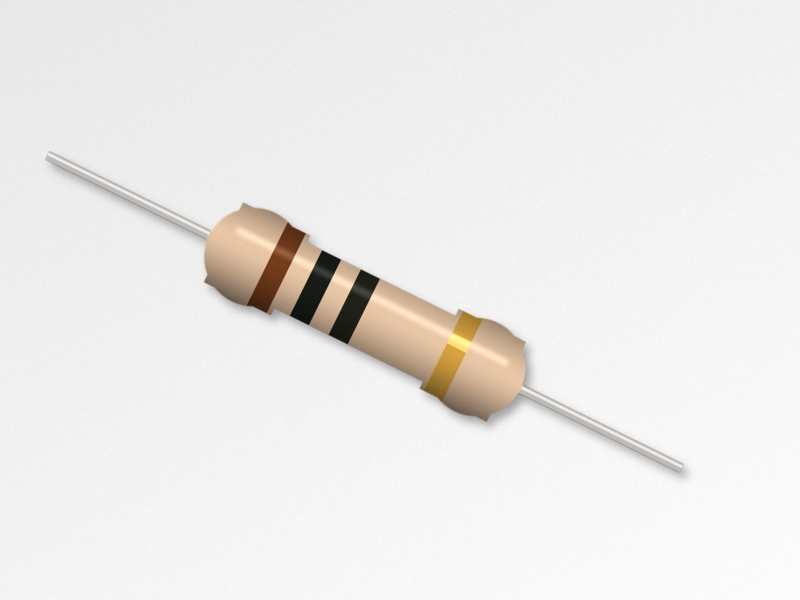
#> input picture images/IMG_001.jpg, 1600 x 1200 px (shown at 1/2 size); its folder holds only this picture in this run
$ python detect.py
#> lines starting #> are read from the running program, lines starting #| are printed output that depends on the picture; after the words box and inside, x2 and y2 are one past the last pixel; in counts of white or black regions, pixels touching at a corner belong together
"""
detect.py — หาตัวต้านทานในภาพ แล้วแยกแถบสีออกมา

วิธีใช้:  python detect.py
  - อ่านภาพทุกไฟล์ในโฟลเดอร์ images/
  - บันทึกภาพผลลัพธ์ (ตีกรอบแถบสีที่เจอ) ไว้ในโฟลเดอร์ output/
  - บันทึกค่าสีของแต่ละแถบ (HSV และ Lab) ไว้ใน dataset/bands.csv
    ถ้ามีไฟล์ images/labels.csv จะใส่ชื่อสีที่ถูกต้องให้ด้วย (ใช้เทรน KNN)
"""
import csv
import glob
import os

import cv2
import numpy as np

IMAGE_DIR = "images"
OUTPUT_DIR = "output"
DATASET_DIR = "dataset"


# ---------------------------------------------------------------------------
# ขั้นที่ 1: หาตัวต้านทานในภาพ
# ---------------------------------------------------------------------------
def find_resistor(img):
    """คืนค่ากรอบสี่เหลี่ยมเอียง (minAreaRect) ของตัวต้านทาน หรือ None ถ้าไม่เจอ"""
    lab = cv2.cvtColor(cv2.GaussianBlur(img, (5, 5), 0), cv2.COLOR_BGR2LAB).astype(np.float32)

    # สีพื้นหลัง = ค่ากลางของพิกเซลรอบขอบภาพ (กระดาษขาว)
    border = np.concatenate([lab[:20].reshape(-1, 3), lab[-20:].reshape(-1, 3),
                             lab[:, :20].reshape(-1, 3), lab[:, -20:].reshape(-1, 3)])
    bg = np.median(border, axis=0)

    # พิกเซลที่สีต่างจากพื้นหลังมาก = วัตถุ (ตัวต้านทาน + ขา)
    diff = np.linalg.norm(lab - bg, axis=2)
    mask = (diff > 25).astype(np.uint8) * 255

    # ลบขาโลหะที่บาง ๆ ออก: ขนาด kernel ปรับตามความหนาของตัวต้านทาน
    # (หาความหนาจาก distance transform = ระยะจากขอบถึงกลางตัว)
    mask = cv2.morphologyEx(mask, cv2.MORPH_CLOSE, np.ones((7, 7), np.uint8))
    half_thick = cv2.distanceTransform(mask, cv2.DIST_L2, 5).max()
    k = max(9, int(half_thick * 0.9) | 1)
    kernel = cv2.getStructuringElement(cv2.MORPH_ELLIPSE, (k, k))
    mask = cv2.morphologyEx(mask, cv2.MORPH_OPEN, kernel)

    contours, _ = cv2.findContours(mask, cv2.RETR_EXTERNAL, cv2.CHAIN_APPROX_SIMPLE)
    if not contours:
        return None
    biggest = max(cv2.contourArea(c) for c in contours)
    if biggest < 0.005 * img.shape[0] * img.shape[1]:
        return None
    # แถบสีขาว/เทาที่สีใกล้กระดาษอาจทำให้ตัวต้านทานขาดเป็นหลายชิ้น
    # จึงรวมทุกชิ้นที่ใหญ่พอ แล้วหากรอบที่ครอบทั้งหมด
    pieces = [c for c in contours if cv2.contourArea(c) > 0.05 * biggest]
    return cv2.minAreaRect(np.vstack(pieces))


# ---------------------------------------------------------------------------
# ขั้นที่ 2: หมุนให้ตัวต้านทานวางแนวนอน แล้วตัดเฉพาะส่วนตัว
# ---------------------------------------------------------------------------
def straighten(img, rect):
    (cx, cy), (w, h), angle = rect
    if w < h:                      # ให้ด้านยาวเป็นแนวนอนเสมอ
        w, h = h, w
        angle += 90
    M = cv2.getRotationMatrix2D((cx, cy), angle, 1.0)
    rotated = cv2.warpAffine(img, M, (img.shape[1], img.shape[0]),
                             flags=cv2.INTER_CUBIC, borderMode=cv2.BORDER_REPLICATE)
    crop = cv2.getRectSubPix(rotated, (int(w), int(h)), (cx, cy))
    return crop, M


# ---------------------------------------------------------------------------
# ขั้นที่ 3: หาแถบสีจากโปรไฟล์สีตามแนวยาว
# ---------------------------------------------------------------------------
def find_bands(body):
    """คืนรายการช่วง (x_start, x_end) ของแต่ละแถบ เรียงจากแถบที่ 1 ถึงแถบสุดท้าย"""
    h, w = body.shape[:2]
    # ใช้เฉพาะแถบกลางของตัว (ตัดขอบบน-ล่างที่มีเงาและแสงสะท้อนออก)
    strip = body[int(h * 0.30): int(h * 0.70)]
    lab = cv2.cvtColor(strip, cv2.COLOR_BGR2LAB).astype(np.float32)
    profile = np.median(lab, axis=0)                    # สีเฉลี่ยของแต่ละคอลัมน์
    profile = cv2.GaussianBlur(profile.reshape(1, -1, 3), (1, 5), 0).reshape(-1, 3)

    # สีเนื้อตัวต้านทาน = ค่ากลางของโปรไฟล์ (แถบสีกินพื้นที่ไม่ถึงครึ่ง)
    inner = profile[int(w * 0.08): int(w * 0.92)]
    body_color = np.median(inner, axis=0)
    # เน้นความต่างของ "เฉดสี" (a, b) มากกว่าความสว่าง (L) เพราะแถบขาว/เทา/เงิน
    # สว่างใกล้เคียงเนื้อตัวต้านทาน แต่ไม่มีสีเหลืองอมส้มเหมือนเนื้อตัว
    weight = np.array([1.0, 2.0, 2.0])
    dist = np.linalg.norm((profile - body_color) * weight, axis=1)

    # ตัดปลายทั้งสองข้าง (ส่วนโค้งของหัวตัวต้านทาน) ไม่ให้นับเป็นแถบ
    margin = int(w * 0.06)
    dist[:margin] = 0
    dist[-margin:] = 0

    is_band = dist > 24
    bands, start = [], None
    for x, on in enumerate(is_band):
        if on and start is None:
            start = x
        elif not on and start is not None:
            if x - start >= w * 0.025:                  # กว้างพอที่จะเป็นแถบจริง
                bands.append((start, x))
            start = None

    # แถบค่าความคลาดเคลื่อน (แถบสุดท้าย) อยู่ห่างจากแถบอื่นมากที่สุด
    # ถ้าช่องว่างที่กว้างที่สุดอยู่ด้านซ้าย แปลว่าภาพกลับด้าน -> กลับลำดับ
    if len(bands) >= 3:
        gaps = [bands[i + 1][0] - bands[i][1] for i in range(len(bands) - 1)]
        if np.argmax(gaps) == 0:
            bands = [(w - e, w - s) for s, e in reversed(bands)]
            body = cv2.flip(body, 1)
    return bands, body


def band_features(body, band):
    """คืนค่าสีเฉลี่ยของแถบ: H, S, V และ L, a, b"""
    h = body.shape[0]
    s, e = band
    pad = max(1, (e - s) // 4)                          # ใช้เฉพาะส่วนกลางของแถบ
    patch = body[int(h * 0.35): int(h * 0.65), s + pad: e - pad]
    hsv = cv2.cvtColor(patch, cv2.COLOR_BGR2HSV).reshape(-1, 3)
    lab = cv2.cvtColor(patch, cv2.COLOR_BGR2LAB).reshape(-1, 3)
    return [*np.median(hsv, axis=0), *np.median(lab, axis=0)]


# ---------------------------------------------------------------------------
# โปรแกรมหลัก
# ---------------------------------------------------------------------------
def load_labels():
    path = os.path.join(IMAGE_DIR, "labels.csv")
    if not os.path.exists(path):
        return {}
    with open(path, encoding="utf-8-sig") as f:
        return {row["file"]: row for row in csv.DictReader(f)}


def main():
    os.makedirs(OUTPUT_DIR, exist_ok=True)
    os.makedirs(DATASET_DIR, exist_ok=True)
    labels = load_labels()
#> (reads images/labels.csv from the repository)
    files = sorted(glob.glob(os.path.join(IMAGE_DIR, "*.jpg")) +
                   glob.glob(os.path.join(IMAGE_DIR, "*.jpeg")) +
                   glob.glob(os.path.join(IMAGE_DIR, "*.png")))
    if not files:
        print(f"ไม่พบภาพในโฟลเดอร์ {IMAGE_DIR}/")
        return

    rows = []
    for path in files:
        name = os.path.basename(path)
        img = cv2.imread(path)
#> img is the input picture: shape (1200, 1600, 3); mean B, G, R 233.8, 235.5, 237.2
        rect = find_resistor(img)
#> in find_resistor, `lab = cv2.cvtColor(cv2.GaussianBlur(img, (5, 5), 0), cv2.COLOR_BGR2LAB..`:
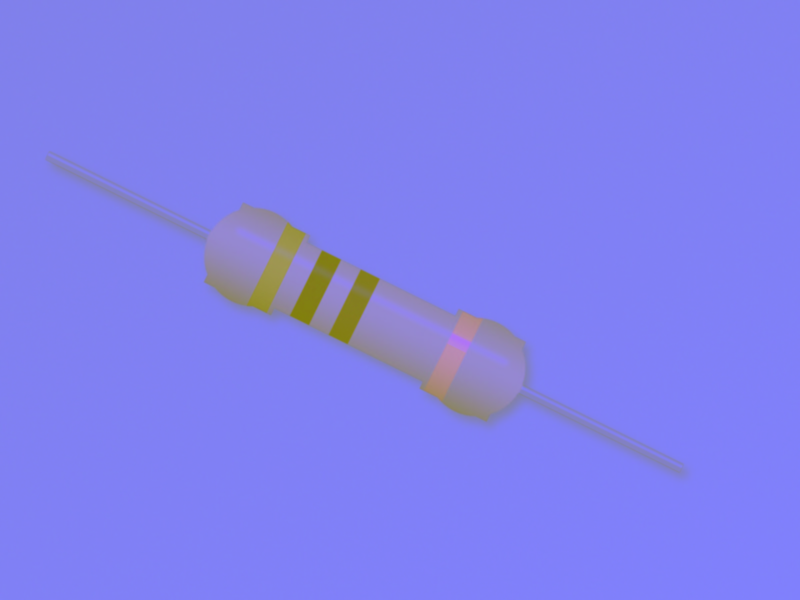
#> lab: shape (1200, 1600, 3) float32 (shown at 1/2 size); mean B, G, R 240.6, 128.3, 129
#> in find_resistor, `bg = np.median(border, axis=0)`: bg = [244, 128, 128]
#> in find_resistor, `mask = (diff > 25).astype(np.uint8) * 255`: mask: shape (1200, 1600); 7.1% white; 1 white region, box (x1, y1, x2, y2) and area: (90, 302, 1373, 955) 136382
#> in find_resistor, `mask = cv2.morphologyEx(mask, cv2.MORPH_CLOSE, np.ones((7, 7), np.uint..`:
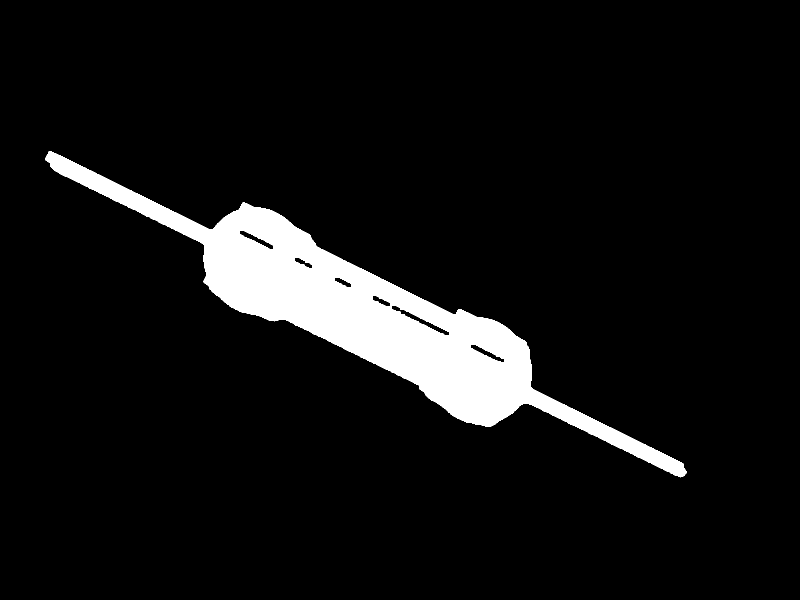
#> mask: shape (1200, 1600) (shown at 1/2 size); 7.3% white; 1 white region, box (x1, y1, x2, y2) and area: (90, 302, 1373, 955) 140381
#> in find_resistor, `half_thick = cv2.distanceTransform(mask, cv2.DIST_L2, 5).max()`: half_thick = 69.18
#> in find_resistor, `k = max(9, int(half_thick * 0.9) | 1)`: k = 63
#> in find_resistor, `kernel = cv2.getStructuringElement(cv2.MORPH_ELLIPSE, (k, k))`: kernel: shape (63, 63); values 0 (black) and 1 (white), 77.6% white; 4 black regions, box (x1, y1, x2, y2) and area: (0, 0, 31, 26) 222, (32, 0, 63, 26) 222, (0, 37, 31, 63) 222, (32, 37, 63, 63) 222
#> in find_resistor, `mask = cv2.morphologyEx(mask, cv2.MORPH_OPEN, kernel)`: mask: shape (1200, 1600); 4.9% white; 1 white region
#> in find_resistor, `contours, _ = cv2.findContours(mask, cv2.RETR_EXTERNAL, cv2.CHAIN_APPR..`: contours = 1 contour; box (x1, y1, x2, y2) and area: (407, 446, 1064, 853) 94070
#> in find_resistor, `biggest = max(cv2.contourArea(c) for c in contours)`: biggest = 94070
#> in find_resistor, `pieces = [c for c in contours if cv2.contourArea(c) > 0.05 * biggest]`: pieces has the same summary as contours
#> rect = ((733.6, 635.4), (200.2, 724.1), -63.86)
        if rect is None:
            print(f"{name}: ❌ หาตัวต้านทานไม่เจอ")
            continue

        body, _ = straighten(img, rect)
#> in straighten, `(cx, cy), (w, h), angle = rect`: cx = 733.6; cy = 635.4; w = 200.2; h = 724.1; angle = -63.86
#> in straighten, `w, h = h, w`: w = 724.1; h = 200.2
#> in straighten, `angle += 90`: angle = 26.14
#> in straighten, `M = cv2.getRotationMatrix2D((cx, cy), angle, 1.0)`: M = [[0.898, 0.441, -204.9], [-0.441, 0.898, 388.2]]
        bands, body = find_bands(body)
#> in find_bands, `lab = cv2.cvtColor(strip, cv2.COLOR_BGR2LAB).astype(np.float32)`:
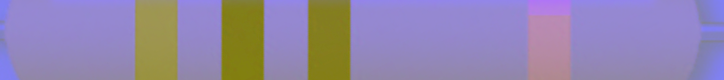
#> lab: shape (80, 724, 3) float32; mean B, G, R 170, 134.4, 147.1
#> in find_bands, `profile = np.median(lab, axis=0)`: profile = 724 rows, first 8: [234, 128, 128], [234.5, 128, 128], [234, 129, 128], [233.5, 128, 128], [232, 129, 128], [227, 128.5, 129], [221.5, 129, 132], [221.5, 130, 136]
#> in find_bands, `inner = profile[int(w * 0.08): int(w * 0.92)]`: inner = 609 rows, first 8: [201, 135, 148], [201, 135, 148], [200.5, 135, 148], [200, 135, 148], [200, 135, 148], [200, 135, 148], [199, 135, 148], [199, 135, 148]
#> in find_bands, `body_color = np.median(inner, axis=0)`: body_color = [200.5, 135, 148]
#> in find_bands, `dist = np.linalg.norm((profile - body_color) * weight, axis=1)`: dist = 724 values, max 192.6 at index 223, min 0 at index 25, mean 35.86
#> after the loop in find_bands, `for x, on in enumerate(is_band):`: bands = [(134, 178), (221, 265), (307, 351), (528, 571)]
#> in find_bands, `gaps = [bands[i + 1][0] - bands[i][1] for i in range(len(bands) - 1)]`: gaps = [43, 42, 177]
#> bands = [(134, 178), (221, 265), (307, 351), (528, 571)]
        status = "✅" if len(bands) == 4 else "⚠️"
#> status = '✅'
        print(f"{name}: {status} พบ {len(bands)} แถบ")
#| IMG_001.jpg: ✅ พบ 4 แถบ

        # วาดผลลัพธ์: ภาพต้นฉบับ (กรอบเขียว) + ตัวต้านทานที่หมุนแล้ว (กรอบแต่ละแถบ)
        shown = img.copy()
        box = cv2.boxPoints(rect).astype(np.int32)
#> box = [[1014, 884], [364, 565], [452, 386], [1102, 705]]
        cv2.drawContours(shown, [box], 0, (0, 200, 0), 4)
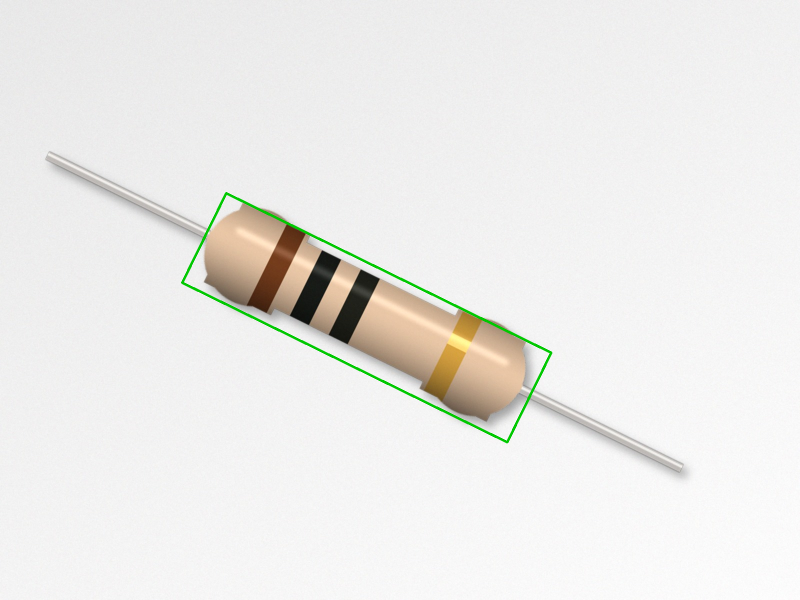
#> shown: shape (1200, 1600, 3) (shown at 1/2 size); 0.48% of pixels changed, all inside (x1, y1, x2, y2) = (362, 384, 1105, 887)
        strip = body.copy()
        for i, (s, e) in enumerate(bands, start=1):
            cv2.rectangle(strip, (s, 2), (e, strip.shape[0] - 3), (0, 255, 0), 2)
            cv2.putText(strip, str(i), (s, 22), cv2.FONT_HERSHEY_SIMPLEX, 0.8, (0, 0, 255), 2)
#> this loop made 4 passes
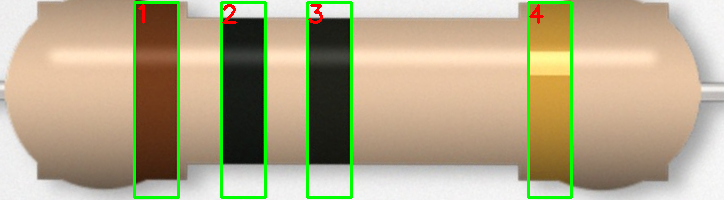
#> strip: shape (200, 724, 3); mean B, G, R 137.5, 168.6, 179.7
        scale = shown.shape[1] / strip.shape[1]
#> scale = 2.21
        strip = cv2.resize(strip, (shown.shape[1], int(strip.shape[0] * scale)))
#> strip: shape (441, 1600, 3)
        cv2.imwrite(os.path.join(OUTPUT_DIR, name), np.vstack([shown, strip]))
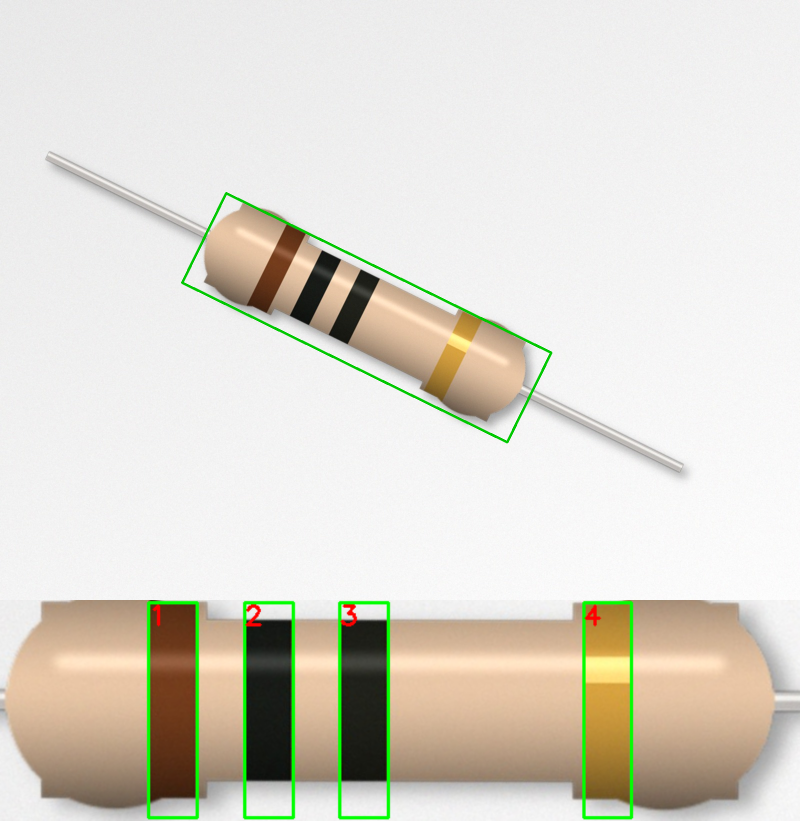
#> saved as IMG_001.jpg: shape (1641, 1600, 3) (shown at 1/2 size); mean B, G, R 207.1, 217.4, 220.9

        truth = labels.get(name, {})
        for i, band in enumerate(bands, start=1):
            color = truth.get(f"band{i}", "") if len(bands) == 4 else ""
            rows.append([name, i, *[round(float(v), 1) for v in band_features(body, band)], color])
#> this loop made 4 passes
#> color on passes 1 to 4: 'brown', 'black', 'black', 'gold'
#> pass 2, in band_features (call 2), `patch = body[int(h * 0.35): int(h * 0.65), s + pad: e - pad]`:
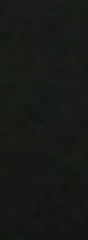
#> patch: shape (60, 22, 3) (shown 4 times larger); mean B, G, R 21.6, 25.3, 22.9
#> after the loop, rows = [['IMG_001.jpg', 1, 11, 194, 112, 78, 149, 157, 'brown'], ['IMG_001.jpg', 2, 50, 33, 25, 21, 126, 130, 'black'], ['IMG_001.jpg', 3, 35, 49, 32, 30, 126, 132, 'black'], ['IMG_001.jpg', 4, 19, 180, 207, 172, 138, 182, 'gold']]

    with open(os.path.join(DATASET_DIR, "bands.csv"), "w", newline="", encoding="utf-8") as f:
        w = csv.writer(f)
        w.writerow(["file", "band", "H", "S", "V", "L", "a", "b", "color"])
        w.writerows(rows)
    print(f"\nบันทึกภาพผลลัพธ์ไว้ที่ {OUTPUT_DIR}/ และข้อมูลสีไว้ที่ {DATASET_DIR}/bands.csv")


if __name__ == "__main__":
    main()
